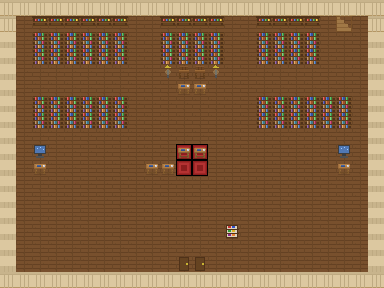

Rendered tile map (Tiled .tmx) drawn with the repository's tilesets; below, a short description and the full map source, tile grids included:
An orthogonal 24x18 tile map with 16x16 px tiles, 3 tile layers (ground, structures, decorations), 1 hidden layer not drawn and 13 objects (6x bookshelf, 2x computer, 2x spawn, stairs_up, magazine_rack, ...).

<map version="1.5" orientation="orthogonal" renderorder="right-down" width="24" height="18" tilewidth="16" tileheight="16" infinite="0" nextobjectid="14" nextlayerid="7">
 <tileset firstgid="1" name="indoor_tileset" tilewidth="16" tileheight="16" tilecount="82" columns="82">
  <image source="../../assets/tilesets/indoor_tileset.png" width="1312" height="16" />
  <tile id="4">
   <properties>
    <property name="solid" type="bool" value="true" />
   </properties>
  </tile>
  <tile id="5">
   <properties>
    <property name="solid" type="bool" value="true" />
   </properties>
  </tile>
  <tile id="6">
   <properties>
    <property name="solid" type="bool" value="true" />
   </properties>
  </tile>
  <tile id="7">
   <properties>
    <property name="solid" type="bool" value="true" />
   </properties>
  </tile>
  <tile id="8">
   <properties>
    <property name="solid" type="bool" value="true" />
   </properties>
  </tile>
  <tile id="9">
   <properties>
    <property name="solid" type="bool" value="true" />
   </properties>
  </tile>
  <tile id="10">
   <properties>
    <property name="solid" type="bool" value="true" />
   </properties>
  </tile>
  <tile id="11">
   <properties>
    <property name="solid" type="bool" value="true" />
   </properties>
  </tile>
  <tile id="15">
   <properties>
    <property name="solid" type="bool" value="true" />
   </properties>
  </tile>
  <tile id="16">
   <properties>
    <property name="solid" type="bool" value="true" />
   </properties>
  </tile>
  <tile id="17">
   <properties>
    <property name="solid" type="bool" value="true" />
   </properties>
  </tile>
  <tile id="19">
   <properties>
    <property name="solid" type="bool" value="true" />
   </properties>
  </tile>
  <tile id="20">
   <properties>
    <property name="solid" type="bool" value="true" />
   </properties>
  </tile>
  <tile id="22">
   <properties>
    <property name="solid" type="bool" value="true" />
   </properties>
  </tile>
  <tile id="23">
   <properties>
    <property name="solid" type="bool" value="true" />
   </properties>
  </tile>
  <tile id="24">
   <properties>
    <property name="solid" type="bool" value="true" />
   </properties>
  </tile>
  <tile id="25">
   <properties>
    <property name="solid" type="bool" value="true" />
   </properties>
  </tile>
  <tile id="27">
   <properties>
    <property name="solid" type="bool" value="true" />
   </properties>
  </tile>
  <tile id="28">
   <properties>
    <property name="solid" type="bool" value="true" />
   </properties>
  </tile>
  <tile id="29">
   <properties>
    <property name="solid" type="bool" value="true" />
   </properties>
  </tile>
  <tile id="30">
   <properties>
    <property name="solid" type="bool" value="true" />
   </properties>
  </tile>
  <tile id="31">
   <properties>
    <property name="solid" type="bool" value="true" />
   </properties>
  </tile>
  <tile id="32">
   <properties>
    <property name="solid" type="bool" value="true" />
   </properties>
  </tile>
  <tile id="33">
   <properties>
    <property name="solid" type="bool" value="true" />
   </properties>
  </tile>
  <tile id="34">
   <properties>
    <property name="solid" type="bool" value="true" />
   </properties>
  </tile>
  <tile id="35">
   <properties>
    <property name="solid" type="bool" value="true" />
   </properties>
  </tile>
  <tile id="37">
   <properties>
    <property name="solid" type="bool" value="true" />
   </properties>
  </tile>
  <tile id="38">
   <properties>
    <property name="solid" type="bool" value="true" />
   </properties>
  </tile>
  <tile id="39">
   <properties>
    <property name="solid" type="bool" value="true" />
   </properties>
  </tile>
  <tile id="41">
   <properties>
    <property name="solid" type="bool" value="true" />
   </properties>
  </tile>
  <tile id="42">
   <properties>
    <property name="solid" type="bool" value="true" />
   </properties>
  </tile>
  <tile id="43">
   <properties>
    <property name="solid" type="bool" value="true" />
   </properties>
  </tile>
  <tile id="44">
   <properties>
    <property name="solid" type="bool" value="true" />
   </properties>
  </tile>
  <tile id="45">
   <properties>
    <property name="solid" type="bool" value="true" />
   </properties>
  </tile>
  <tile id="46">
   <properties>
    <property name="solid" type="bool" value="true" />
   </properties>
  </tile>
  <tile id="47">
   <properties>
    <property name="solid" type="bool" value="true" />
   </properties>
  </tile>
  <tile id="48">
   <properties>
    <property name="solid" type="bool" value="true" />
   </properties>
  </tile>
  <tile id="49">
   <properties>
    <property name="solid" type="bool" value="true" />
   </properties>
  </tile>
  <tile id="50">
   <properties>
    <property name="solid" type="bool" value="true" />
   </properties>
  </tile>
  <tile id="51">
   <properties>
    <property name="solid" type="bool" value="true" />
   </properties>
  </tile>
  <tile id="52">
   <properties>
    <property name="solid" type="bool" value="true" />
   </properties>
  </tile>
  <tile id="53">
   <properties>
    <property name="solid" type="bool" value="true" />
   </properties>
  </tile>
  <tile id="54">
   <properties>
    <property name="solid" type="bool" value="true" />
   </properties>
  </tile>
  <tile id="55">
   <properties>
    <property name="solid" type="bool" value="true" />
   </properties>
  </tile>
  <tile id="56">
   <properties>
    <property name="solid" type="bool" value="true" />
   </properties>
  </tile>
  <tile id="57">
   <properties>
    <property name="solid" type="bool" value="true" />
   </properties>
  </tile>
  <tile id="58">
   <properties>
    <property name="solid" type="bool" value="true" />
   </properties>
  </tile>
  <tile id="59">
   <properties>
    <property name="solid" type="bool" value="true" />
   </properties>
  </tile>
  <tile id="63">
   <properties>
    <property name="solid" type="bool" value="true" />
   </properties>
  </tile>
  <tile id="64">
   <properties>
    <property name="solid" type="bool" value="true" />
   </properties>
  </tile>
  <tile id="70">
   <properties>
    <property name="solid" type="bool" value="true" />
   </properties>
  </tile>
  <tile id="71">
   <properties>
    <property name="solid" type="bool" value="true" />
   </properties>
  </tile>
  <tile id="72">
   <properties>
    <property name="solid" type="bool" value="true" />
   </properties>
  </tile>
  <tile id="73">
   <properties>
    <property name="solid" type="bool" value="true" />
   </properties>
  </tile>
  <tile id="74">
   <properties>
    <property name="solid" type="bool" value="true" />
   </properties>
  </tile>
  <tile id="75">
   <properties>
    <property name="solid" type="bool" value="true" />
   </properties>
  </tile>
  <tile id="76">
   <properties>
    <property name="solid" type="bool" value="true" />
   </properties>
  </tile>
  <tile id="77">
   <properties>
    <property name="solid" type="bool" value="true" />
   </properties>
  </tile>
  <tile id="78">
   <properties>
    <property name="solid" type="bool" value="true" />
   </properties>
  </tile>
  <tile id="79">
   <properties>
    <property name="solid" type="bool" value="true" />
   </properties>
  </tile>
  <tile id="80">
   <properties>
    <property name="solid" type="bool" value="true" />
   </properties>
  </tile>
 </tileset>
 <layer id="1" name="ground" width="24" height="18">
  <data encoding="csv">
27,27,27,27,27,27,27,27,27,27,27,27,27,27,27,27,27,27,27,27,27,27,27,27,27,27,27,27,27,27,27,27,27,27,27,27,27,27,27,27,27,27,27,27,27,27,27,27,27,27,27,27,27,27,27,27,27,27,27,27,27,27,27,27,27,27,27,27,27,27,27,27,27,27,27,27,27,27,27,27,27,27,27,27,27,27,27,27,27,27,27,27,27,27,27,27,27,27,27,27,27,27,27,27,27,27,27,27,27,27,27,27,27,27,27,27,27,27,27,27,27,27,27,27,27,27,27,27,27,27,27,27,27,27,27,27,27,27,27,27,27,27,27,27,27,27,27,27,27,27,27,27,27,27,27,27,27,27,27,27,27,27,27,27,27,27,27,27,27,27,27,27,27,27,27,27,27,27,27,27,27,27,27,27,27,27,27,27,27,27,27,27,27,27,27,27,27,27,27,27,27,27,27,27,27,27,27,27,27,27,27,27,27,27,27,27,27,27,27,27,27,27,27,27,27,27,27,4,4,27,27,27,27,27,27,27,27,27,27,27,27,27,27,27,27,27,27,27,27,27,27,4,4,27,27,27,27,27,27,27,27,27,27,27,27,27,27,27,27,27,27,27,27,27,27,27,27,27,27,27,27,27,27,27,27,27,27,27,27,27,27,27,27,27,27,27,27,27,27,27,27,27,27,27,27,27,27,27,27,27,27,27,27,27,27,27,27,27,27,27,27,27,27,27,27,27,27,27,27,27,27,27,27,27,27,27,27,27,27,27,27,27,27,27,27,27,27,27,27,27,27,27,27,27,27,27,27,27,27,27,27,27,27,27,27,27,27,27,27,27,27,27,27,27,27,27,27,27,27,27,27,27,27,27,27,27,27,27,27,27,27,27,27,27,27,27,27,27,27,27,27,27,27,27,27,27,27,27,27,27,27,27,27,27,27,27,27,27,27,27,27,27,27,27,27,27,27,27,27,27,27,27
</data>
 </layer>
 <layer id="2" name="structures" width="24" height="18">
  <data encoding="csv">
26,26,26,26,26,26,26,26,26,26,26,26,26,26,26,26,26,26,26,26,26,26,26,26,26,0,8,8,8,8,8,8,0,0,8,8,8,8,0,0,8,8,8,8,0,14,0,26,25,0,7,7,7,7,7,7,0,0,7,7,7,7,0,0,7,7,7,7,0,0,0,25,25,0,7,7,7,7,7,7,0,0,7,7,7,7,0,0,7,7,7,7,0,0,0,25,25,0,0,0,0,0,0,0,0,0,28,10,10,28,0,0,0,0,0,0,0,0,0,25,25,0,0,0,0,0,0,0,0,0,0,9,9,0,0,0,0,0,0,0,0,0,0,25,25,0,7,7,7,7,7,7,0,0,0,0,0,0,0,0,7,7,7,7,7,7,0,25,25,0,7,7,7,7,7,7,0,0,0,0,0,0,0,0,7,7,7,7,7,7,0,25,25,0,0,0,0,0,0,0,0,0,0,0,0,0,0,0,0,0,0,0,0,0,0,25,25,0,18,0,0,0,0,0,0,0,0,9,9,0,0,0,0,0,0,0,0,18,0,25,25,0,9,0,0,0,0,0,0,9,9,0,0,0,0,0,0,0,0,0,0,9,0,25,25,0,0,0,0,0,0,0,0,0,0,0,0,0,0,0,0,0,0,0,0,0,0,25,25,0,0,0,0,0,0,0,0,0,0,0,0,0,0,0,0,0,0,0,0,0,0,25,25,0,0,0,0,0,0,0,0,0,0,0,0,0,0,0,0,0,0,0,0,0,0,25,25,0,0,0,0,0,0,0,0,0,0,0,0,0,74,0,0,0,0,0,0,0,0,25,25,0,0,0,0,0,0,0,0,0,0,0,0,0,0,0,0,0,0,0,0,0,0,25,25,0,0,0,0,0,0,0,0,0,0,19,19,0,0,0,0,0,0,0,0,0,0,25,26,26,26,26,26,26,26,26,26,26,26,26,26,26,26,26,26,26,26,26,26,26,26,26
</data>
 </layer>
 <objectgroup id="3" name="objects">
  <object id="1" x="336" y="16" width="16" height="16" type="stairs_up">
   <properties>
    <property name="interactive_type" value="enter" />
    <property name="prompt_text" value="上楼" />
    <property name="target_map" value="library_f2" />
    <property name="spawn_point" value="library_f2_stairs" />
    <property name="transition_type" value="floor_change" />
   </properties>
  </object>
  <object id="2" x="32" y="160" width="16" height="16" type="computer">
   <properties>
    <property name="interactive_type" value="examine" />
    <property name="prompt_text" value="查看电脑" />
    <property name="display_name" value="查询终端" />
    <property name="terminal_type" value="call_number_guide" />
    <property name="invisible" value="true" />
   </properties>
  </object>
  <object id="3" x="336" y="160" width="16" height="16" type="computer">
   <properties>
    <property name="interactive_type" value="examine" />
    <property name="prompt_text" value="查看电脑" />
    <property name="display_name" value="查询终端" />
    <property name="invisible" value="true" />
   </properties>
  </object>
  <object id="4" x="32" y="16" width="16" height="48" type="bookshelf">
   <properties>
    <property name="interactive_type" value="examine" />
    <property name="prompt_text" value="查看书架" />
    <property name="display_name" value="书架A" />
    <property name="invisible" value="true" />
   </properties>
  </object>
  <object id="5" x="48" y="16" width="16" height="48" type="bookshelf">
   <properties>
    <property name="interactive_type" value="examine" />
    <property name="prompt_text" value="查看书架" />
    <property name="display_name" value="书架A" />
    <property name="invisible" value="true" />
   </properties>
  </object>
  <object id="6" x="64" y="16" width="16" height="48" type="bookshelf">
   <properties>
    <property name="interactive_type" value="examine" />
    <property name="prompt_text" value="查看书架" />
    <property name="display_name" value="书架A" />
    <property name="invisible" value="true" />
   </properties>
  </object>
  <object id="7" x="80" y="16" width="16" height="48" type="bookshelf">
   <properties>
    <property name="interactive_type" value="examine" />
    <property name="prompt_text" value="查看书架" />
    <property name="display_name" value="书架A" />
    <property name="invisible" value="true" />
   </properties>
  </object>
  <object id="8" x="96" y="16" width="16" height="48" type="bookshelf">
   <properties>
    <property name="interactive_type" value="examine" />
    <property name="prompt_text" value="查看书架" />
    <property name="display_name" value="书架A" />
    <property name="invisible" value="true" />
   </properties>
  </object>
  <object id="9" x="112" y="16" width="16" height="48" type="bookshelf">
   <properties>
    <property name="interactive_type" value="examine" />
    <property name="prompt_text" value="查看书架" />
    <property name="display_name" value="书架A" />
    <property name="invisible" value="true" />
   </properties>
  </object>
  <object id="10" x="224" y="224" width="16" height="16" type="magazine_rack">
   <properties>
    <property name="interactive_type" value="examine" />
    <property name="prompt_text" value="查看报刊架" />
    <property name="display_name" value="报刊架" />
   </properties>
  </object>
 </objectgroup>
 <layer id="4" name="collision" width="24" height="18" visible="0">
  <data encoding="csv">
0,0,0,0,0,0,0,0,0,0,0,0,0,0,0,0,0,0,0,0,0,0,0,0,0,0,20,20,20,20,20,20,0,0,20,20,20,20,0,0,20,20,20,20,0,0,0,0,0,0,20,20,20,20,20,20,0,0,20,20,20,20,0,0,20,20,20,20,0,0,0,0,0,0,20,20,20,20,20,20,0,0,20,20,20,20,0,0,20,20,20,20,0,0,0,0,0,0,0,0,0,0,0,0,0,0,20,20,20,20,0,0,0,0,0,0,0,0,0,0,0,0,0,0,0,0,0,0,0,0,0,20,20,0,0,0,0,0,0,0,0,0,0,0,0,0,20,20,20,20,20,20,0,0,0,0,0,0,0,0,20,20,20,20,20,20,0,0,0,0,20,20,20,20,20,20,0,0,0,0,0,0,0,0,20,20,20,20,20,20,0,0,0,0,0,0,0,0,0,0,0,0,0,0,0,0,0,0,0,0,0,0,0,0,0,0,0,0,20,0,0,0,0,0,0,0,0,20,20,0,0,0,0,0,0,0,0,20,0,0,0,0,20,0,0,0,0,0,0,20,20,0,0,0,0,0,0,0,0,0,0,20,0,0,0,0,0,0,0,0,0,0,0,0,0,0,0,0,0,0,0,0,0,0,0,0,0,0,0,0,0,0,0,0,0,0,0,0,0,0,0,0,0,0,0,0,0,0,0,0,0,0,0,0,0,0,0,0,0,0,0,0,0,0,0,0,0,0,0,0,0,0,0,0,0,0,0,0,0,0,0,0,0,0,0,0,0,0,0,0,20,0,0,0,0,0,0,0,0,0,0,0,0,0,0,0,0,0,0,0,0,0,0,0,0,0,0,0,0,0,0,0,0,0,0,0,0,0,0,0,0,0,0,0,0,0,0,0,0,0,0,0,0,0,0,0,0,0,0,0,0,0,0,0,0,0,0,0,0,0,0,0,0,0,0,0,0,0,0,0,0,0
</data>
 </layer>
 <objectgroup id="5" name="triggers">
  <object id="11" x="176" y="256" width="32" height="16" type="door_exit">
   <properties>
    <property name="target_map" value="main_campus" />
    <property name="spawn_point" value="library_exit" />
    <property name="auto_trigger" type="bool" value="true" />
    <property name="transition_type" value="indoor_exit" />
   </properties>
  </object>
  <object id="12" x="176" y="224" width="32" height="32" type="spawn">
   <properties>
    <property name="spawn_id" value="library_entrance" />
   </properties>
  </object>
  <object id="13" x="320" y="32" width="32" height="32" type="spawn">
   <properties>
    <property name="spawn_id" value="library_f1_stairs" />
   </properties>
  </object>
 </objectgroup>
 <layer id="6" name="decorations" width="24" height="18">
  <data encoding="csv">
0,0,0,0,0,0,0,0,0,0,0,0,0,0,0,0,0,0,0,0,0,0,0,0,0,0,0,0,0,0,0,0,0,0,0,0,0,0,0,0,0,0,0,0,0,0,0,0,0,0,0,0,0,0,0,0,0,0,0,0,0,0,0,0,0,0,0,0,0,0,0,0,0,0,0,0,0,0,0,0,0,0,0,0,0,0,0,0,0,0,0,0,0,0,0,0,0,0,0,0,0,0,0,0,0,0,0,0,0,0,0,0,0,0,0,0,0,0,0,0,0,0,0,0,0,0,0,0,0,0,0,0,0,0,0,0,0,0,0,0,0,0,0,0,0,0,0,0,0,0,0,0,0,0,0,0,0,0,0,0,0,0,0,0,0,0,0,0,0,0,0,0,0,0,0,0,0,0,0,0,0,0,0,0,0,0,0,0,0,0,0,0,0,0,0,0,0,0,0,0,0,0,0,0,0,0,0,0,0,0,0,0,0,0,0,0,0,0,0,0,0,0,0,0,0,0,0,0,0,0,0,0,0,0,0,0,0,0,0,0,0,0,0,0,0,0,0,0,0,0,0,0,0,0,0,0,0,0,0,0,0,0,0,0,0,0,0,0,0,0,0,0,0,0,0,0,0,0,0,0,0,0,0,0,0,0,0,0,0,0,0,0,0,0,0,0,0,0,0,0,0,0,0,0,0,0,0,0,0,0,0,0,0,0,0,0,0,0,0,0,0,0,0,0,0,0,0,0,0,0,0,0,0,0,0,0,0,0,0,0,0,0,0,0,0,0,0,0,0,0,0,0,0,0,0,0,0,0,0,0,0,0,0,0,0,0,0,0,0,0,0,0,0,0,0,0,0,0,0,0,0,0,0,0,0,0,0,0,0,0,0,0,0,0,0,0,0,0,0,0,0,0,0,0,0,0,0,0,0,0,0,0,0,0,0,0,0,0,0,0,0,0,0,0,0,0,0,0,0,0,0,0
</data>
 </layer>
</map>
